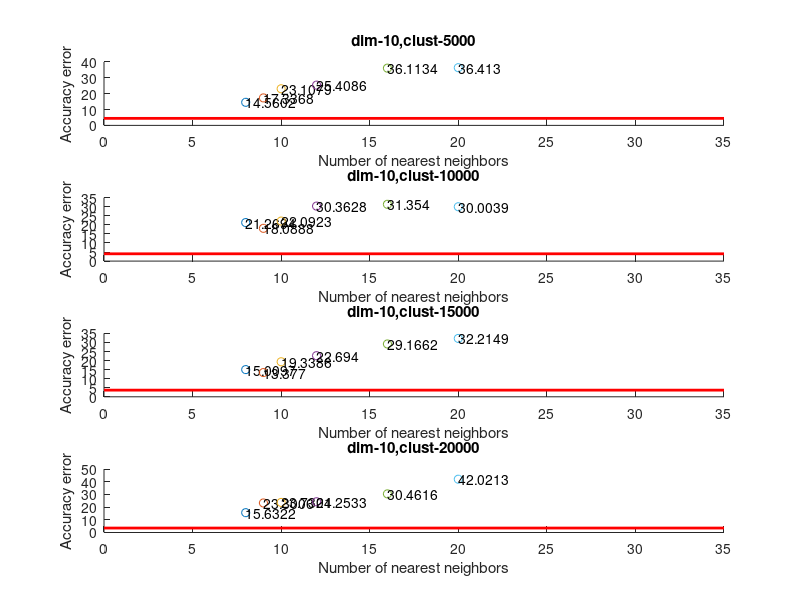
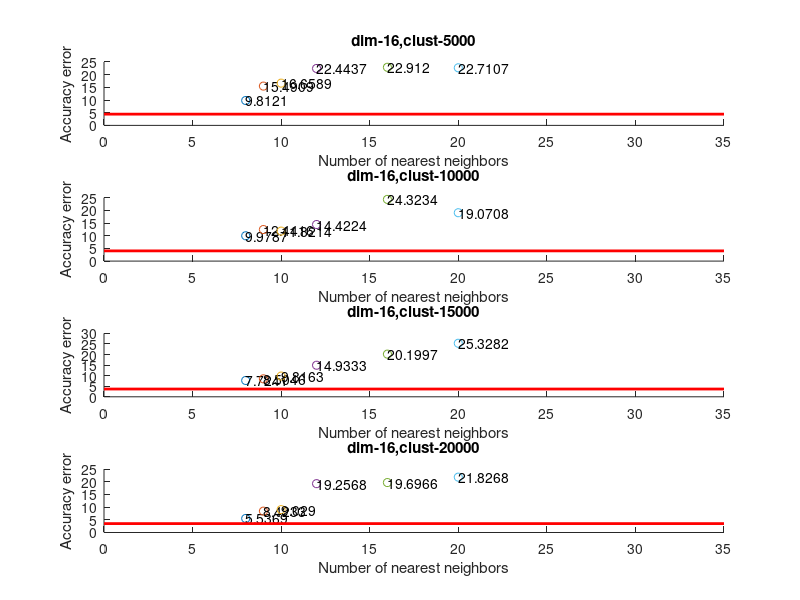
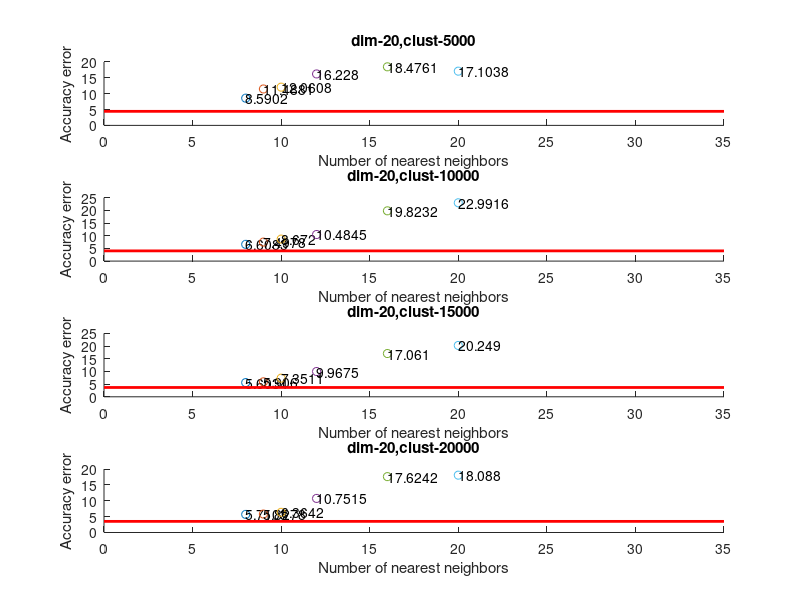
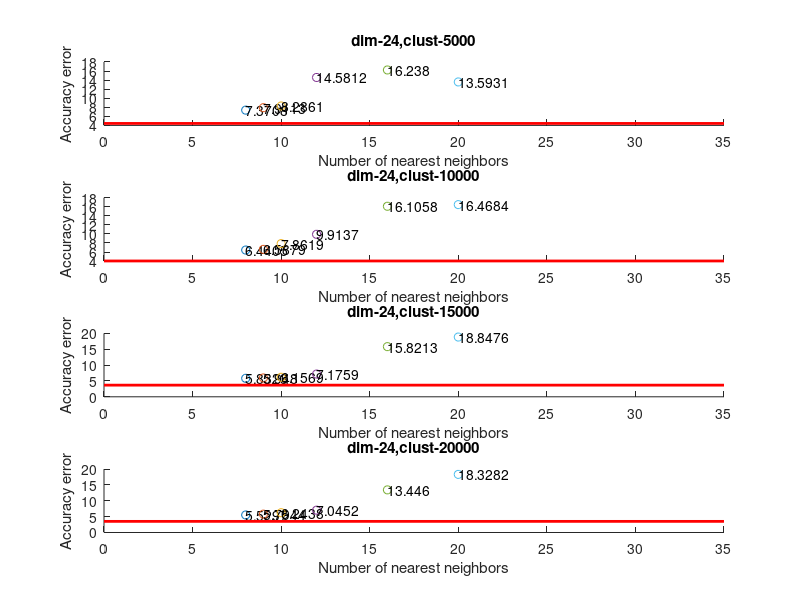

The MATLAB source for these figures, in order:
%% Visualize Experiment results

clear all; close all; clc;
% Param: [K clust d]
load('MNIST_Experiments_Kmeans_Proj/results_classification_err.mat');

no_dimRed = [4.4310; 4.0255; 3.6742; 3.5085];

% Experiment parameters
% LLE Num of neighbors
neighbors = [8; 9; 10; 12; 16; 20];

% LLE Num of new dimensionality 
dim = [10; 16; 20; 24; 32; 40; 52; 64; 96; 128; 164; 196; 256];

% Clust size  
clust = [5000; 10000; 15000; 20000];

% Best accuracy
min = 100.00;
param = zeros(3,1);

% Loop for each dimension
for d=1:size(results_classification_err,3)
    figure(d);
    
    % Loop for each clust_size
    for b=1:size(results_classification_err,2)
        subplot(size(clust,1),1,b);
        
        % Loop for each neighbor
        for k=1:size(results_classification_err,1)
            if(results_classification_err(k,b,d) < min)
               min = results_classification_err(k,b,d);
               param(1,1) = k; param(2,1) = b; param(3,1) = d;
            end
            
            scatter(neighbors(k,1),double(results_classification_err(k,b,d)));hold on;
            text(neighbors(k,1), results_classification_err(k,b,d),num2str(results_classification_err(k,b,d)));
        end
        line([0,max(neighbors)+15],[no_dimRed(b,1),no_dimRed(b,1)],'Color','r','LineWidth',2)
        title(strcat('dim-',int2str(dim(d,1)),',','clust-',int2str(clust(b,1))));
        xlabel('Number of nearest neighbors');
        ylabel('Accuracy error');
        hold off;
    end
end

fprintf('Best accuracy with dimensionality reduction: %f, dim: %d, clust: %d, neighbors: %d \n',...
        min, dim(param(3,1),1), clust(param(2,1),1), neighbors(param(1,1),1));
fprintf('Accuracy without dimensionality reduction: %f \n', no_dimRed);


